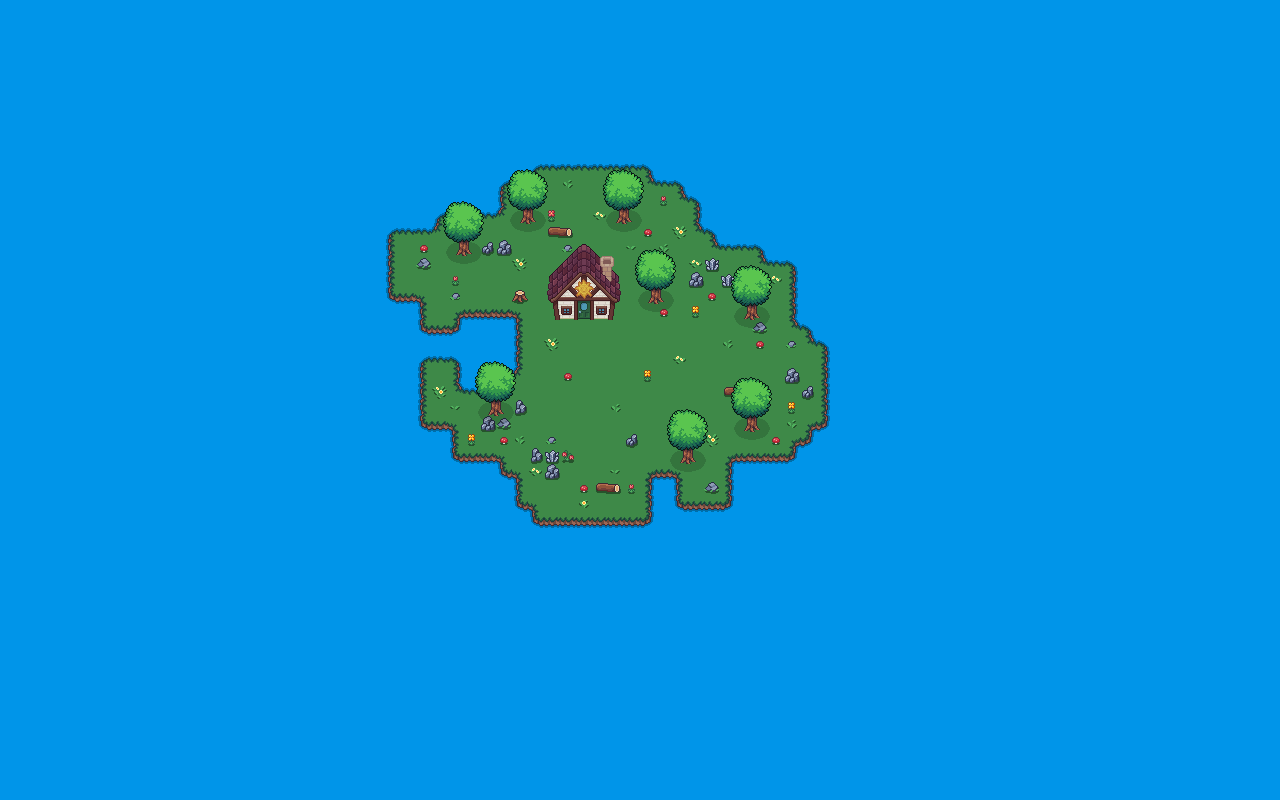

A level layout from a 2D game, rendered from its tile map. Below: a short description, then the map file with tile-grid data replaced by summaries:
An orthogonal 80x50 tile map with 16x16 px tiles, 4 tile layers (Map, Nature, Trees, Building), 4 tilesets.

<map version="1.10" tiledversion="1.10.2" orientation="orthogonal" renderorder="right-down" width="80" height="50" tilewidth="16" tileheight="16" infinite="0" nextlayerid="5" nextobjectid="1">
 <tileset firstgid="2" source="../assets/images/tiles/tsx/tileset.tsx" />
 <tileset firstgid="74" source="../assets/images/tiles/tsx/nature.tsx" />
 <tileset firstgid="158" source="../assets/images/tiles/tsx/tree.tsx" />
 <tileset firstgid="178" source="../assets/images/tiles/tsx/buildings.tsx" />
 <layer id="1" name="Map" width="80" height="50">
  <data>[4000 cells, 4000 non-empty, 14 distinct tile ids]</data>
 </layer>
 <layer id="2" name="Nature" width="80" height="50">
  <data>[4000 cells, 70 non-empty, 20 distinct tile ids]</data>
 </layer>
 <layer id="3" name="Trees" width="80" height="50">
  <data>[4000 cells, 160 non-empty, 20 distinct tile ids]</data>
 </layer>
 <layer id="4" name="Building" width="80" height="50">
  <data>[4000 cells, 25 non-empty, 25 distinct tile ids]</data>
 </layer>
</map>
